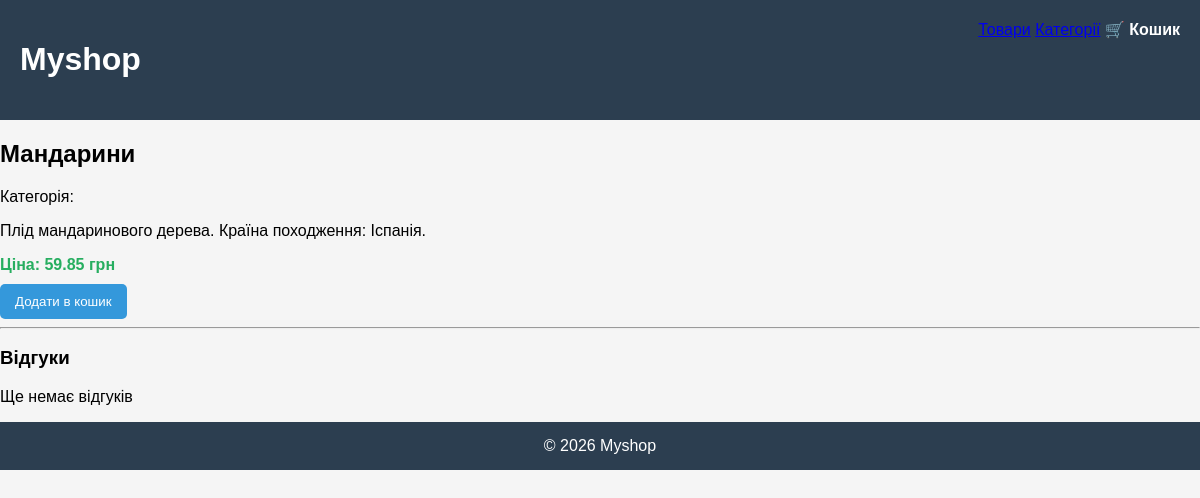
The page /product/9/ on the database its author committed.
### products/models.py (models this page shows, shortened)
class Product(models.Model):
    name = models.CharField(max_length=200, verbose_name="Назва товару")
    category = models.ForeignKey(
        Category,
        on_delete=models.CASCADE,
        null = True,
        blank = True,
        verbose_name="Категорія"
    )
    description = models.TextField(verbose_name="Опис")
    price = models.DecimalField(max_digits=10, decimal_places=2, verbose_name="Ціна")
    in_stock = models.BooleanField(default=True, verbose_name="В наявності")
    created_at = models.DateTimeField(auto_now_add=True, verbose_name="Дата створення")
    class Meta:
        verbose_name = "Товар"
        verbose_name_plural = "Товари"

### products/views.py (the view)
# urls.py: path('product/<int:product_id>/', views.product_detail, name='product_detail'),
def product_detail(request, product_id):
    product = get_object_or_404(Product, id=product_id)
    reviews = Review.objects.filter(product=product)
    return render(request, "product_detail.html", {
        "product": product,
        "reviews": reviews
    })

### templates/product_detail.html (shortened to what this page needs)
{% extends "base.html" %}
{% block content %}
<h2>{{ product.name }}</h2>
<p>
Категорія: {{ product.category.name }}
</p>
<p>
{{ product.description }}
</p>
<p class="price">
Ціна: {{ product.price }} грн
</p>
{% if product.in_stock %}
<form action="{% url 'add_to_cart' product.id %}" method="post">
    <button type="submit">Додати в кошик</button>
</form>
{% else %}
<p>Товар відсутній</p>
{% endif %}
<hr>
<h3>Відгуки</h3>
{% for review in reviews %}
<div class="review">
<strong>{{ review.author }}</strong>
<p>Рейтинг: {{ review.rating }}/5</p>
<p>{{ review.text }}</p>
</div>
{% empty %}
<p>Ще немає відгуків</p>
{% endfor %}
{% endblock %}

### static/css/style.css (style rules this page uses)
body { margin:0; font-family: Arial; background:#f5f5f5; }
.price { display:block; margin:10px 0; font-weight:bold; color:#27ae60; }
button { padding:10px 15px; background:#3498db; border:none; color:white; border-radius:5px; cursor:pointer; }

### rows shown on the page
Product: name "Мандарини", description "Плід мандаринового дерева. Країна походження: Іспанія.", price "59.85"
